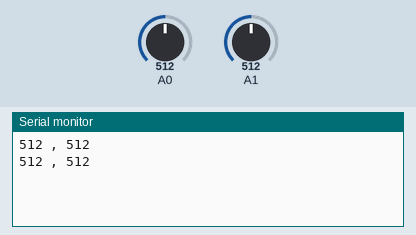
This sketch was run on a simulated Arduino Uno, built with avr-gcc and run on an emulated ATmega328P. Shown: the last lines printed to the serial monitor. The inputs (shaded band) are chosen by the test bench; at power-on: A0 = 512, A1 = 512.

Above: at 1.8 s.
1.9 s: A0 set to 716
At 2.7 s:
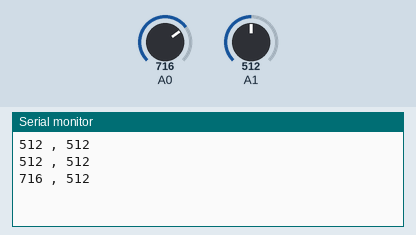
3.4 s: A1 set to 716
At 4.7 s:
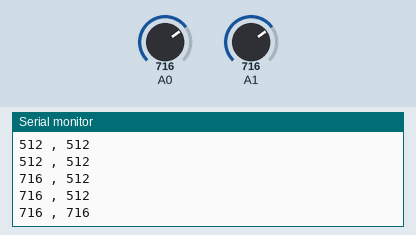
4.9 s: A0 set to 900
At 5.8 s:
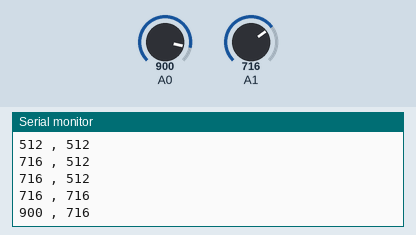
6.4 s: A1 set to 900
At 7.8 s:
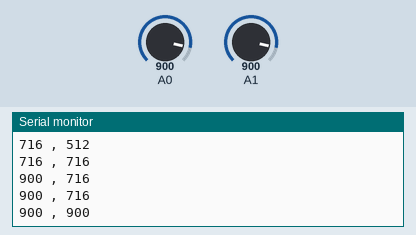
Timing chart, 0 to 8.9 s (numbered marks = the images above; inputs shaded):
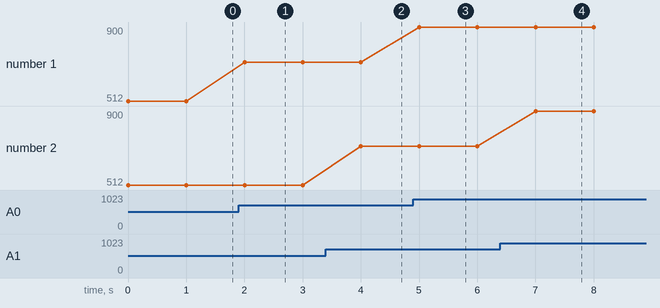

The sketch:

DualProximitySensorReading.ino
```cpp
int x;
int y;

void setup()
{
  // put your setup code here, to run once:
Serial.begin(9600);
}

void loop()
{
  // put your main code here, to run repeatedly:
  x = analogRead(0);
  y = analogRead(1);
  Serial.print(x);
  Serial.print(" , ");
  Serial.print(y);
  Serial.println();
  delay(1000);
}
```

Measured:
- after the input at 1.9 s, the serial monitor: prints a new line after 0.10 s (image 1)
- after the input at 3.4 s, the serial monitor: prints a new line after 0.60 s (image 2)
- after the input at 4.9 s, the serial monitor: prints a new line after 0.10 s (image 3)
- after the input at 6.4 s, the serial monitor: prints a new line after 0.60 s (image 4)
- plotted number 1: 512 → 716 after the input at 1.9 s, 716 → 900 after the input at 4.9 s
